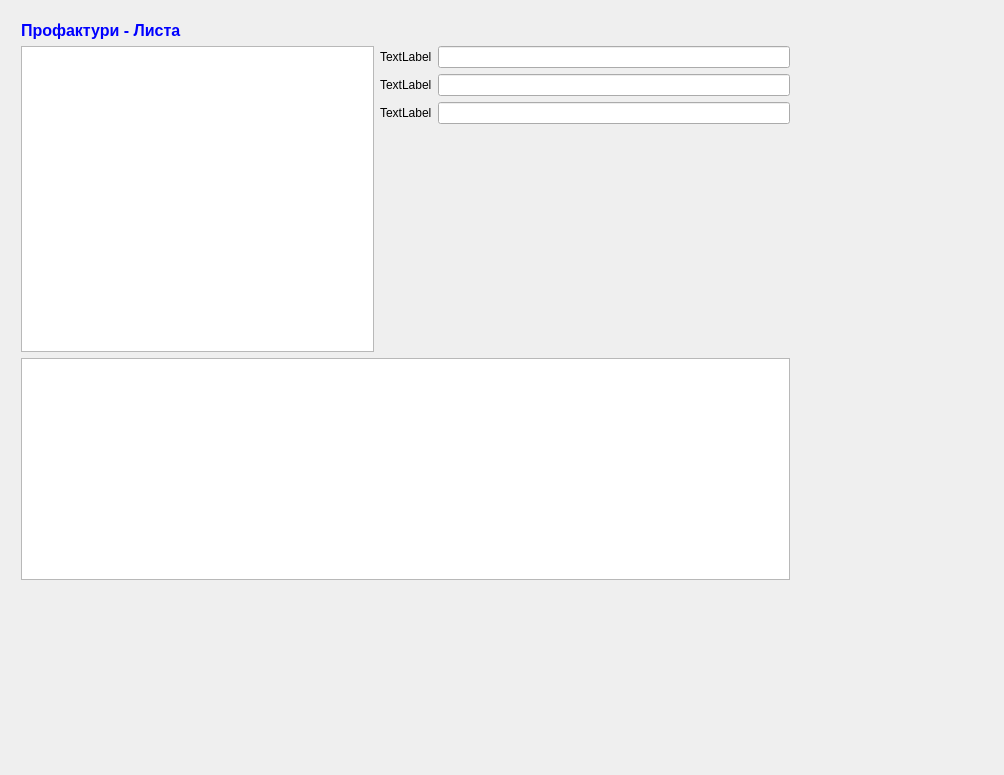
<?xml version="1.0" encoding="UTF-8"?>
<ui version="4.0">
 <class>QProFakturiListaClass</class>
 <widget class="QMyBaseFormWidget" name="QProFakturiListaClass">
  <property name="geometry">
   <rect>
    <x>0</x>
    <y>0</y>
    <width>1004</width>
    <height>775</height>
   </rect>
  </property>
  <property name="windowTitle">
   <string>QProFakturiLista</string>
  </property>
  <widget class="QWidget" name="layoutWidget">
   <property name="geometry">
    <rect>
     <x>10</x>
     <y>10</y>
     <width>791</width>
     <height>581</height>
    </rect>
   </property>
   <layout class="QGridLayout" name="gridLayout">
    <item row="0" column="0">
     <widget class="QLabel" name="label_4">
      <property name="text">
       <string>&lt;!DOCTYPE HTML PUBLIC &quot;-//W3C//DTD HTML 4.0//EN&quot; &quot;http://www.w3.org/TR/REC-html40/strict.dtd&quot;&gt;
&lt;html&gt;&lt;head&gt;&lt;meta name=&quot;qrichtext&quot; content=&quot;1&quot; /&gt;&lt;style type=&quot;text/css&quot;&gt;
p, li { white-space: pre-wrap; }
&lt;/style&gt;&lt;/head&gt;&lt;body style=&quot; font-family:'MS Shell Dlg 2'; font-size:8.25pt; font-weight:400; font-style:normal;&quot;&gt;
&lt;p style=&quot; margin-top:0px; margin-bottom:0px; margin-left:0px; margin-right:0px; -qt-block-indent:0; text-indent:0px;&quot;&gt;&lt;span style=&quot; font-size:12pt; font-weight:600; color:#0000ff;&quot;&gt;Профактури - Листа&lt;/span&gt;&lt;/p&gt;&lt;/body&gt;&lt;/html&gt;</string>
      </property>
     </widget>
    </item>
    <item row="1" column="0" rowspan="4">
     <widget class="QTableView" name="tableView"/>
    </item>
    <item row="1" column="1">
     <widget class="QLabel" name="label">
      <property name="text">
       <string>TextLabel</string>
      </property>
     </widget>
    </item>
    <item row="1" column="2">
     <widget class="QLineEdit" name="lineEdit"/>
    </item>
    <item row="2" column="1">
     <widget class="QLabel" name="label_2">
      <property name="text">
       <string>TextLabel</string>
      </property>
     </widget>
    </item>
    <item row="2" column="2">
     <widget class="QLineEdit" name="lineEdit_2"/>
    </item>
    <item row="3" column="1">
     <widget class="QLabel" name="label_3">
      <property name="text">
       <string>TextLabel</string>
      </property>
     </widget>
    </item>
    <item row="3" column="2">
     <widget class="QLineEdit" name="lineEdit_3"/>
    </item>
    <item row="4" column="2">
     <spacer name="verticalSpacer">
      <property name="orientation">
       <enum>Qt::Vertical</enum>
      </property>
      <property name="sizeHint" stdset="0">
       <size>
        <width>20</width>
        <height>40</height>
       </size>
      </property>
     </spacer>
    </item>
    <item row="5" column="0" colspan="3">
     <widget class="QTableView" name="tableView_2"/>
    </item>
   </layout>
  </widget>
 </widget>
 <layoutdefault spacing="6" margin="11"/>
 <customwidgets>
  <customwidget>
   <class>QMyBaseFormWidget</class>
   <extends>QWidget</extends>
   <header>qmybaseformwidget.h</header>
   <container>1</container>
  </customwidget>
 </customwidgets>
 <tabstops>
  <tabstop>tableView</tabstop>
  <tabstop>lineEdit</tabstop>
  <tabstop>lineEdit_2</tabstop>
  <tabstop>lineEdit_3</tabstop>
  <tabstop>tableView_2</tabstop>
 </tabstops>
 <resources>
  <include location="sterna.qrc"/>
 </resources>
 <connections/>
</ui>
